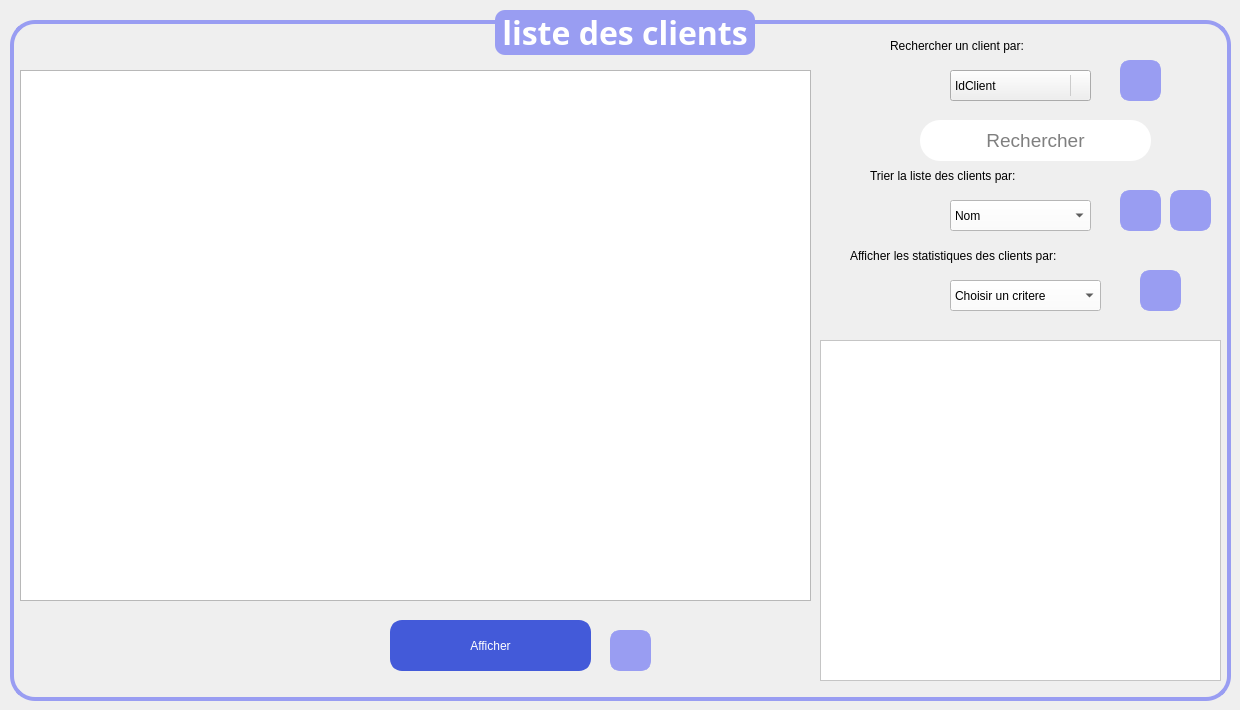
    <widget class="QWidget" name="afficher">
     <attribute name="title">
      <string>Liste</string>
     </attribute>
     <widget class="QGroupBox" name="groupBox_2">
      <property name="geometry">
       <rect>
        <x>10</x>
        <y>10</y>
        <width>1221</width>
        <height>691</height>
       </rect>
      </property>
      <property name="font">
       <font>
        <family>Trebuchet MS</family>
        <pointsize>24</pointsize>
        <bold>true</bold>
       </font>
      </property>
      <property name="styleSheet">
       <string notr="true">/* Style de base pour la QGroupBox */
QGroupBox {
    border: 4px solid #999DF2; /* Bordure de la même couleur que le fond du titre */
    border-radius: 25px; /* Coins arrondis */
    margin-top: 10px; /* Marge en haut */
}

/* Style du titre de la QGroupBox */
QGroupBox::title {
    subcontrol-origin: margin;
    subcontrol-position: top center;
    padding: 0 3px;
    background-color: #999DF2; /* Fond remplacé par #999DF2 */
    color: #ffffff; /* Texte blanc pour le titre */
    border-radius: 10px; /* Coins arrondis du titre */
}

/* Style des QLabel à l'intérieur de la QGroupBox */
QLabel {
    color: #000000; /* Couleur du texte */
}

/* Style des QRadioButton à l'intérieur de la QGroupBox */
QRadioButton {
    color: #333333; /* Couleur du texte */
}

/* Style des QComboBox à l'intérieur de la QGroupBox */
QComboBox {
    background-color: #ffffff; /* Fond blanc */
    color: #333333; /* Couleur du texte */
    border: 1px solid #3498db; /* Bordure bleue */
    border-radius: 3px; /* Coins arrondis */
    padding: 2px; /* Espacement interne */
}

/* Style des QLineEdit à l'intérieur de la QGroupBox */
QLineEdit {
    background-color: #ffffff; /* Fond blanc */
    color: #333333; /* Couleur du texte */
    border: 1px solid #3498db; /* Bordure bleue */
    border-radius: 3px; /* Coins arrondis */
    padding: 2px; /* Espacement interne */
}

/* Style des QSpinBox à l'intérieur de la QGroupBox */
QSpinBox {
    background-color: #ffffff; /* Fond blanc */
    color: #333333; /* Couleur du texte */
    border: 1px solid #3498db; /* Bordure bleue */
    border-radius: 3px; /* Coins arrondis */
    padding: 2px; /* Espacement interne */
}

/* Style général pour les widgets lorsqu'ils sont désactivés */
QWidget:disabled {
    background-color: #f0f0f0; /* Fond gris clair pour les widgets désactivés */
    color: #a0a0a0; /* Couleur du texte grise pour les widgets désactivés */
}</string>
      </property>
      <property name="title">
       <string>liste des clients</string>
      </property>
      <property name="alignment">
       <set>Qt::AlignmentFlag::AlignCenter</set>
      </property>
      <widget class="QTableView" name="tableView">
       <property name="geometry">
        <rect>
         <x>10</x>
         <y>60</y>
         <width>791</width>
         <height>531</height>
        </rect>
       </property>
       <property name="styleSheet">
        <string notr="true">background-color: rgb(255, 255, 255);
image: url(:/c/cc.png);
image: url(:/c/cc.png);
image: url(:/c/cc.png);
image: url(:/c/cc.png);
QTableWidget {
    font-family: Arial, sans-serif;
    font-size: 14px;
    background-color: #ffffff;
    border: 1px solid #cccccc;
}

QTableWidget::item {
    padding: 10px;
}

QHeaderView::section {
    font-weight: bold;
    color: #333333;
    background-color: #f5f5f5;
    border-bottom: 1px solid #cccccc;
}


</string>
       </property>
      </widget>
      <widget class="QPushButton" name="pushButton_afficher">
       <property name="geometry">
        <rect>
         <x>380</x>
         <y>610</y>
         <width>201</width>
         <height>51</height>
        </rect>
       </property>
       <property name="styleSheet">
        <string notr="true">/* Style de base pour le QPushButton */
QPushButton {
    background-color: #435AD9;  /* Bleu vif pour un look frais et moderne */
    color: #ffffff;              /* Texte blanc */
    border: 3px solid #435AD9;  /* Bordure de la même couleur que le fond */
    border-radius: 12px;        /* Coins arrondis */
    padding: 8px 12px;          /* Espacement interne */
    font: 75 18pt &quot;Times New Roman&quot;; /* Police en gras */
}

/* Style du QPushButton lorsqu'il est survolé */
QPushButton:hover {
    background-color: #5f7cd8;   /* Bleu plus clair au survol */
    border: 3px solid #5f7cd8;   /* Bordure de la même couleur que le fond survolé */
}

/* Style du QPushButton lorsqu'il est pressé (clic) */
QPushButton:pressed {
    background-color: #3b4fbf;   /* Bleu foncé au clic */
    border: 3px solid #435AD9;   /* Garder la bordure de la couleur d'origine */
}

/* Style du QPushButton lorsqu'il est en focus (tabulation) */
QPushButton:focus {
    outline: none;               /* Supprimer le contour par défaut */
    border: 2px solid #2e8a56;  /* Bordure plus foncée lorsqu'en focus */
}

/* Style du QPushButton lorsqu'il est désactivé */
QPushButton:disabled {
    background-color: #b0b0b0;   /* Fond gris clair pour les boutons désactivés */
    color: #707070;              /* Couleur du texte grise pour les boutons désactivés */
    border: 2px solid #b0b0b0;   /* Bordure grise pour les boutons désactivés */
}

/* Style général pour les widgets lorsqu'ils sont désactivés */
QWidget:disabled {
    background-color: #f0f0f0;   /* Fond gris clair pour les widgets désactivés */
    color: #a0a0a0;              /* Couleur du texte grise pour les widgets désactivés */
}
</string>
       </property>
       <property name="text">
        <string>Afficher</string>
       </property>
      </widget>
      <widget class="QGraphicsView" name="graphicsView_chart">
       <property name="geometry">
        <rect>
         <x>810</x>
         <y>330</y>
         <width>401</width>
         <height>341</height>
        </rect>
       </property>
       <property name="styleSheet">
        <string notr="true">background-color: rgb(255, 255, 255);</string>
       </property>
      </widget>
      <widget class="QLabel" name="label_23">
       <property name="geometry">
        <rect>
         <x>840</x>
         <y>230</y>
         <width>371</width>
         <height>31</height>
        </rect>
       </property>
       <property name="styleSheet">
        <string notr="true">font: italic 14pt &quot;Times New Roman&quot;;
border-radius :15px</string>
       </property>
       <property name="text">
        <string>Afficher les statistiques des clients par:</string>
       </property>
      </widget>
      <widget class="QLabel" name="label_22">
       <property name="geometry">
        <rect>
         <x>860</x>
         <y>150</y>
         <width>271</width>
         <height>31</height>
        </rect>
       </property>
       <property name="styleSheet">
        <string notr="true">font: italic 14pt &quot;Times New Roman&quot;;
border-radius :15px</string>
       </property>
       <property name="text">
        <string>Trier la liste des clients par:</string>
       </property>
      </widget>
      <widget class="QPushButton" name="pushButton_trierParNom">
       <property name="geometry">
        <rect>
         <x>1110</x>
         <y>180</y>
         <width>41</width>
         <height>41</height>
        </rect>
       </property>
       <property name="styleSheet">
        <string notr="true">background-color: #999DF2; /* Nouveau bleu pour l'arrière-plan */
color: #000000; /* Texte blanc */
border: 5px solid #999DF2; /* Bordure de la même couleur que l'arrière-plan */
border-radius: 10px; /* Coins arrondis */
padding: 5px 10px; /* Espacement interne */
font: 15 8pt; /* Police avec un poids de 75 et taille de 15pt */
</string>
       </property>
       <property name="text">
        <string/>
       </property>
       <property name="icon">
        <iconset resource="ressource.qrc">
         <normaloff>:/img/6fa8be47-cec4-4270-ae1f-b0962243668d-removebg-preview.png</normaloff>:/img/6fa8be47-cec4-4270-ae1f-b0962243668d-removebg-preview.png</iconset>
       </property>
       <property name="iconSize">
        <size>
         <width>25</width>
         <height>25</height>
        </size>
       </property>
       <property name="autoRepeat">
        <bool>false</bool>
       </property>
       <property name="autoExclusive">
        <bool>false</bool>
       </property>
      </widget>
      <widget class="QPushButton" name="pushButton_trierParNom_3">
       <property name="geometry">
        <rect>
         <x>1160</x>
         <y>180</y>
         <width>41</width>
         <height>41</height>
        </rect>
       </property>
       <property name="styleSheet">
        <string notr="true">background-color: #999DF2; /* Nouveau bleu pour l'arrière-plan */
color: #000000; /* Texte blanc */
border: 5px solid #999DF2; /* Bordure de la même couleur que l'arrière-plan */
border-radius: 10px; /* Coins arrondis */
padding: 5px 10px; /* Espacement interne */
font: 15 8pt; /* Police avec un poids de 75 et taille de 15pt */
</string>
       </property>
       <property name="icon">
        <iconset resource="ressource.qrc">
         <normaloff>:/img/29abf6e7-23c4-4564-b07f-5229067fda50-removebg-preview.png</normaloff>:/img/29abf6e7-23c4-4564-b07f-5229067fda50-removebg-preview.png</iconset>
       </property>
       <property name="iconSize">
        <size>
         <width>25</width>
         <height>25</height>
        </size>
       </property>
       <property name="autoRepeat">
        <bool>false</bool>
       </property>
       <property name="autoExclusive">
        <bool>false</bool>
       </property>
      </widget>
      <widget class="QPushButton" name="pushButton_export_pdf">
       <property name="geometry">
        <rect>
         <x>600</x>
         <y>620</y>
         <width>41</width>
         <height>41</height>
        </rect>
       </property>
       <property name="styleSheet">
        <string notr="true">background-color: #999DF2; /* Nouveau bleu pour l'arrière-plan */
color: #ffffff; /* Texte blanc */
border: 5px solid #999DF2; /* Bordure de la même couleur que l'arrière-plan */
border-radius: 10px; /* Coins arrondis */
padding: 5px 10px; /* Espacement interne */
font: 75 15pt; /* Police avec un poids de 75 et taille de 15pt */
</string>
       </property>
       <property name="text">
        <string/>
       </property>
       <property name="icon">
        <iconset resource="ressource.qrc">
         <normaloff>:/img/WhatsApp_Image_2024-11-10_at_23.19.58-removebg-preview.png</normaloff>:/img/WhatsApp_Image_2024-11-10_at_23.19.58-removebg-preview.png</iconset>
       </property>
       <property name="iconSize">
        <size>
         <width>90</width>
         <height>90</height>
        </size>
       </property>
       <property name="autoRepeat">
        <bool>false</bool>
       </property>
      </widget>
     </widget>
     <widget class="QLineEdit" name="lineEdit_critereRecherche">
      <property name="geometry">
       <rect>
        <x>920</x>
        <y>120</y>
        <width>231</width>
        <height>41</height>
       </rect>
      </property>
      <property name="font">
       <font>
        <pointsize>14</pointsize>
       </font>
      </property>
      <property name="styleSheet">
       <string notr="true">background-color: rgb(255, 255, 255);
border-radius: 20px; </string>
      </property>
      <property name="alignment">
       <set>Qt::AlignmentFlag::AlignCenter</set>
      </property>
      <property name="placeholderText">
       <string>Rechercher</string>
      </property>
     </widget>
     <widget class="QPushButton" name="pushButtonRechercher_met">
      <property name="geometry">
       <rect>
        <x>1120</x>
        <y>60</y>
        <width>41</width>
        <height>41</height>
       </rect>
      </property>
      <property name="styleSheet">
       <string notr="true">background-color: #999DF2; /* Nouveau bleu pour l'arrière-plan */
color: #ffffff; /* Texte blanc */
border: 5px solid #999DF2; /* Bordure de la même couleur que l'arrière-plan */
border-radius: 10px; /* Coins arrondis */
padding: 5px 10px; /* Espacement interne */
font: 75 15pt; /* Police avec un poids de 75 et taille de 15pt */
</string>
      </property>
      <property name="text">
       <string/>
      </property>
      <property name="icon">
       <iconset resource="ressource.qrc">
        <normaloff>:/img/0b26b188-484e-4955-b620-a8405c76b74e-removebg-preview.png</normaloff>:/img/0b26b188-484e-4955-b620-a8405c76b74e-removebg-preview.png</iconset>
      </property>
      <property name="iconSize">
       <size>
        <width>25</width>
        <height>25</height>
       </size>
      </property>
      <property name="checkable">
       <bool>false</bool>
      </property>
      <property name="checked">
       <bool>false</bool>
      </property>
      <property name="autoRepeat">
       <bool>false</bool>
      </property>
      <property name="autoExclusive">
       <bool>false</bool>
      </property>
     </widget>
     <widget class="QPushButton" name="pushButton_tri_desc">
      <property name="geometry">
       <rect>
        <x>1140</x>
        <y>270</y>
        <width>41</width>
        <height>41</height>
       </rect>
      </property>
      <property name="styleSheet">
       <string notr="true">background-color: #999DF2; /* Nouveau bleu pour l'arrière-plan */
color: #ffffff; /* Texte blanc */
border: 5px solid #999DF2; /* Bordure de la même couleur que l'arrière-plan */
border-radius: 10px; /* Coins arrondis */
padding: 5px 10px; /* Espacement interne */
font: 75 15pt; /* Police avec un poids de 75 et taille de 15pt */
</string>
      </property>
      <property name="text">
       <string/>
      </property>
      <property name="icon">
       <iconset resource="ressource.qrc">
        <normaloff>:/img/8051f3d1-c574-4c63-b54e-83dfdd52aa02-removebg-preview.png</normaloff>:/img/8051f3d1-c574-4c63-b54e-83dfdd52aa02-removebg-preview.png</iconset>
      </property>
      <property name="iconSize">
       <size>
        <width>25</width>
        <height>25</height>
       </size>
      </property>
     </widget>
     <widget class="QComboBox" name="comboBox_critereRecherche">
      <property name="geometry">
       <rect>
        <x>950</x>
        <y>70</y>
        <width>141</width>
        <height>31</height>
       </rect>
      </property>
      <property name="styleSheet">
       <string notr="true">background-color: rgb(255, 255, 255);
QComboBox {
    border: 1px solid #ccc;
    border-radius: 5px;
    padding: 3px;
}
QComboBox::drop-down {
    border: none;
    subcontrol-origin: padding;
    subcontrol-position: top right;
    width: 20px;
    border-left: 1px solid #ccc;
    border-radius: 0 5px 5px 0;
}</string>
      </property>
      <item>
       <property name="text">
        <string>IdClient</string>
       </property>
      </item>
      <item>
       <property name="text">
        <string>Nom</string>
       </property>
      </item>
      <item>
       <property name="text">
        <string>Prenom</string>
       </property>
      </item>
      <item>
       <property name="text">
        <string>CIN</string>
       </property>
      </item>
     </widget>
     <widget class="QComboBox" name="comboBox_ordre">
      <property name="geometry">
       <rect>
        <x>950</x>
        <y>200</y>
        <width>141</width>
        <height>31</height>
       </rect>
      </property>
      <property name="styleSheet">
       <string notr="true">background-color: rgb(255, 255, 255);</string>
      </property>
      <item>
       <property name="text">
        <string>Nom</string>
       </property>
      </item>
     </widget>
     <widget class="QComboBox" name="comboBoxCritere">
      <property name="geometry">
       <rect>
        <x>950</x>
        <y>280</y>
        <width>151</width>
        <height>31</height>
       </rect>
      </property>
      <property name="styleSheet">
       <string notr="true">background-color: rgb(255, 255, 255);</string>
      </property>
      <item>
       <property name="text">
        <string>Choisir un critere</string>
       </property>
      </item>
      <item>
       <property name="text">
        <string>Genre</string>
       </property>
      </item>
     </widget>
     <widget class="QLabel" name="label_21">
      <property name="geometry">
       <rect>
        <x>890</x>
        <y>30</y>
        <width>241</width>
        <height>31</height>
       </rect>
      </property>
      <property name="styleSheet">
       <string notr="true">font: italic 14pt &quot;Times New Roman&quot;;
border-radius :15px</string>
      </property>
      <property name="text">
       <string>Rechercher un client par:</string>
      </property>
     </widget>
     <zorder>groupBox_2</zorder>
     <zorder>lineEdit_critereRecherche</zorder>
     <zorder>pushButton_tri_desc</zorder>
     <zorder>pushButtonRechercher_met</zorder>
     <zorder>comboBox_critereRecherche</zorder>
     <zorder>comboBox_ordre</zorder>
     <zorder>comboBoxCritere</zorder>
     <zorder>label_21</zorder>
    </widget>
